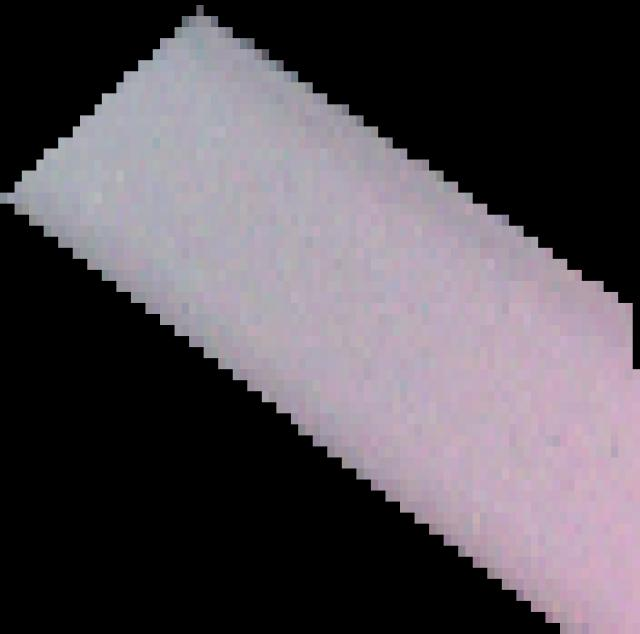
#> input picture data/test/images/20220403-082028_png.rf.5dc7b9b66c66d301bbdaa255ded769a7.jpg, 640 x 634 px, found by its file name; its folder holds only this picture in this run
$ python lane_detection.py
#> lines starting #> are read from the running program, lines starting #| are printed output that depends on the picture; after the words box and inside, x2 and y2 are one past the last pixel; in counts of white or black regions, pixels touching at a corner belong together
#> in main, image is the input picture: shape (634, 640, 3); mean B, G, R 85, 78.3, 84.6
import cv2
import numpy as np
import os

def detect_lanes(image):

    # Convert the image to grayscale
    gray = cv2.cvtColor(image, cv2.COLOR_BGR2GRAY)

    # Apply Gaussian blur to reduce noise and improve edge detection
    blurred = cv2.GaussianBlur(gray, (5, 5), 0)
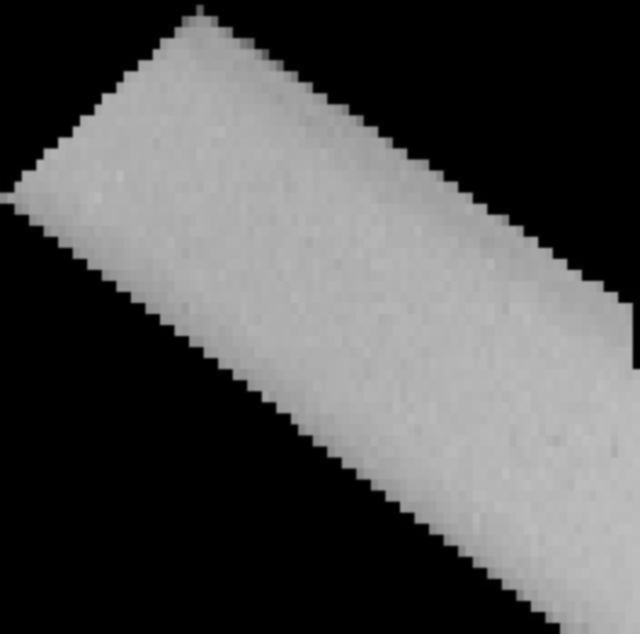
#> blurred: shape (634, 640); min 0, max 191, mean 80.9

    # Use Canny edge detection
    edges = cv2.Canny(blurred, 50, 150)
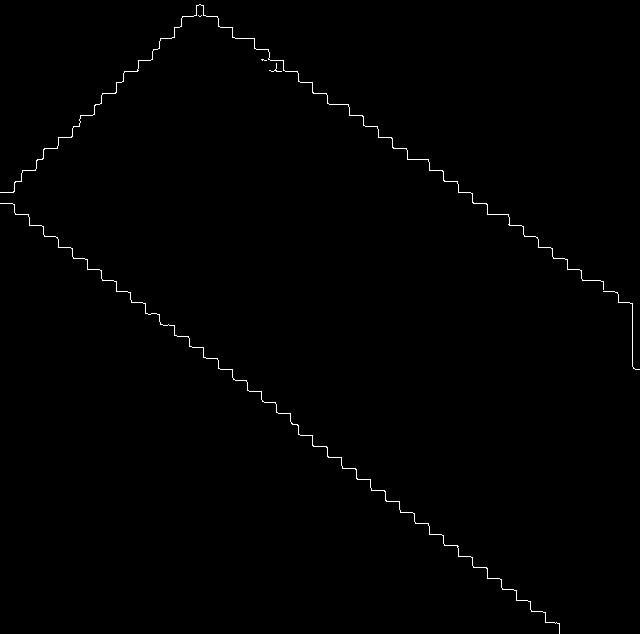
#> edges: shape (634, 640); 0.52% white in thin lines or dots

    # Define a region of interest (ROI) to focus on the lane area
    height, width = edges.shape
#> height = 634; width = 640

    # Triangle ROI for simplicity
    roi_vertices = np.array([[(0, height), (width / 2, height / 2), (width, height)]], dtype=np.int32)
#> roi_vertices = [[0, 634], [320, 317], [640, 634]]

    # Create a blank mask
    mask = np.zeros_like(edges)

    # Fill the ROI with white color (255)
    cv2.fillPoly(mask, roi_vertices, 255)
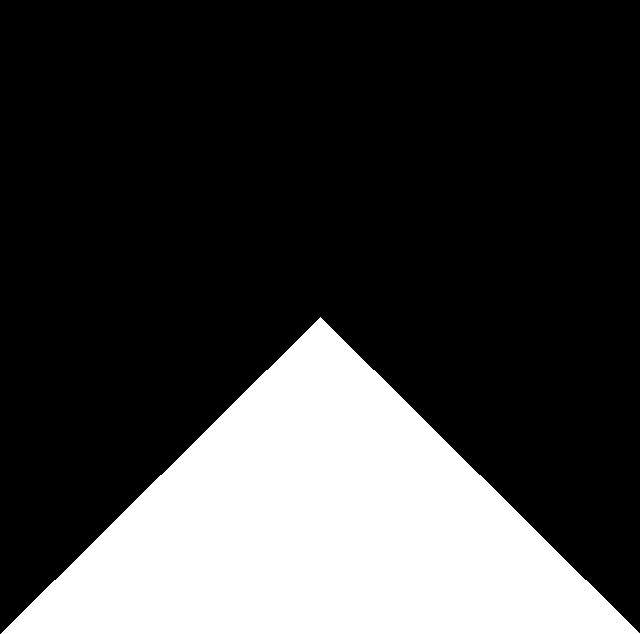
#> mask: shape (634, 640); 25% white; 1 white region, box (x1, y1, x2, y2) and area: (1, 317, 640, 634) 101443

    # Apply the mask to the edges image
    masked_edges = cv2.bitwise_and(edges, mask)
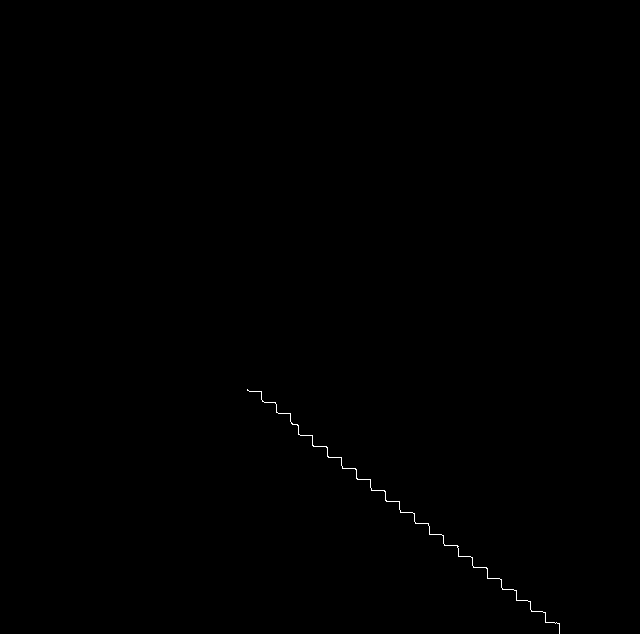
#> masked_edges: shape (634, 640); 0.13% white in thin lines or dots, all inside (x1, y1, x2, y2) = (247, 389, 560, 634)

    # Use Hough Transform to detect lines in the masked edge image
    lines = cv2.HoughLinesP(masked_edges, 1, np.pi / 180, threshold=50, minLineLength=100, maxLineGap=50)
#> lines = [[247, 389, 559, 624], [252, 391, 545, 612], [247, 390, 559, 625], [298, 434, 559, 631], [298, 433, 559, 630], [298, 430, 559, 627]]

    # Create a copy of the original image to draw the detected lanes
    lane_image = np.copy(image)

    lane_detected = False

    # Draw the detected lines on the lane image
    if lines is not None:
        lane_detected = True
        for line in lines:

            # Extract line coordinates
            x1, y1, x2, y2 = line[0]

            # Draw a green line
            cv2.line(lane_image, (x1, y1), (x2, y2), (0, 255, 0), 3)
#> this loop made 6 passes
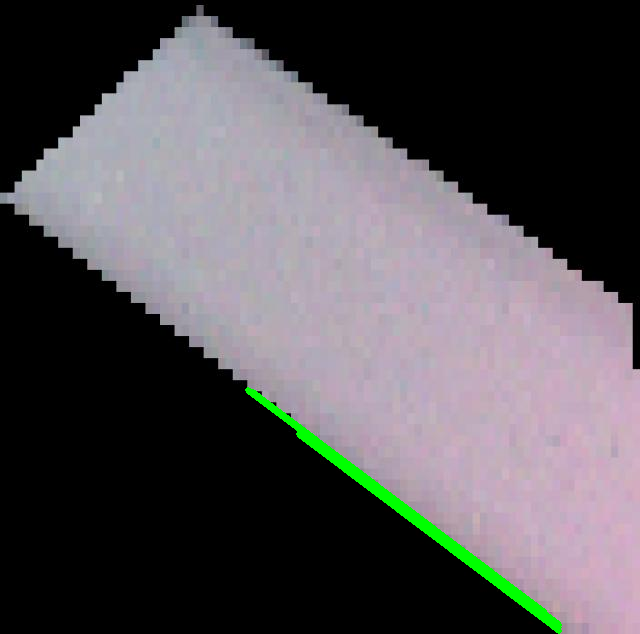
#> lane_image: shape (634, 640, 3); 1.08% of pixels changed, all inside (x1, y1, x2, y2) = (245, 387, 562, 634)

    return lane_image, lane_detected

def classify_lane_or_curve(lane_detected, image):

    # Classify the image as "Lane" if lanes are detected, otherwise as "Curve"
    if lane_detected:

        return "Lane"
    else:
        return "Curve"

def main():

    # Directory containing test images
    test_images_dir = r'C:\Users\begad\OneDrive\Term 7\Computer Vision\FInal Project\lane-traffic-sign-detection\data\test\images'  # Ensure this path is correct

    # Process each image in the test images directory
    for image_name in os.listdir(test_images_dir):
        image_path = os.path.join(test_images_dir, image_name)
        image = cv2.imread(image_path)

        if image is None:
            print(f"Failed to load image {image_path}")
            continue

        # Detect lanes in the current image
        lane_image, lane_detected = detect_lanes(image)
#> lane_detected = True

        # Classify the image as "lane" or "curve"
        lane_or_curve = classify_lane_or_curve(lane_detected, lane_image)
#> lane_or_curve = 'Lane'
        print(f"Image '{image_name}' classified as: {lane_or_curve}")
#| Image '20220403-082028_png.rf.5dc7b9b66c66d301bbdaa255ded769a7.jpg' classified as: Lane

        # Display the result
        cv2.imshow(f'{image_name} - {lane_or_curve}', lane_image)

        # Wait for a key press to move to the next image
        cv2.waitKey(0)

    cv2.destroyAllWindows()

if __name__ == "__main__":
    main()

$ run again, on data/test/images/20220403-082216_png.rf.9aabd1a597e8e5b31a777054f651b3c2.jpg
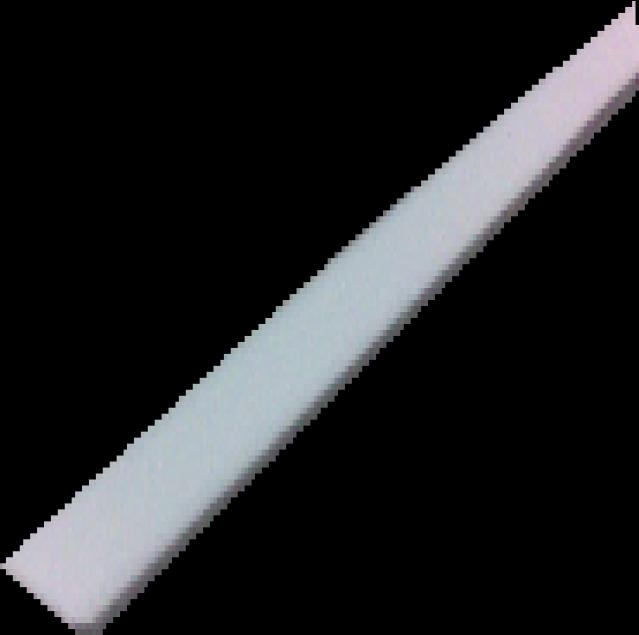
#> input picture data/test/images/20220403-082216_png.rf.9aabd1a597e8e5b31a777054f651b3c2.jpg, 639 x 635 px, found by its file name
#> in main, image is the input picture: shape (635, 639, 3); mean B, G, R 36.9, 35.2, 34.5
#> in detect_lanes, `edges = cv2.Canny(blurred, 50, 150)`:
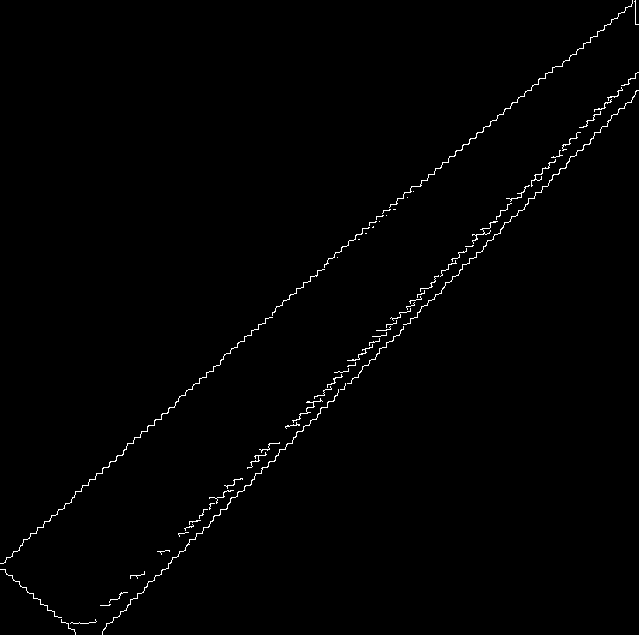
#> edges: shape (635, 639); 0.86% white in thin lines or dots
#> mask: shape (635, 639); 25% white; 1 white region, box (x1, y1, x2, y2) and area: (1, 317, 639, 635) 101602
#> masked_edges: shape (635, 639); 0.27% white in thin lines or dots, all inside (x1, y1, x2, y2) = (37, 356, 368, 635)
#> lines = [[93, 622, 358, 357], [103, 629, 367, 365], [106, 625, 366, 365], [127, 592, 355, 364], [88, 623, 352, 359], [92, 622, 358, 356], [106, 624, 365, 365], [95, 622, 359, 358], [102, 632, 358, 376]]
#> the loop in detect_lanes, `for line in lines:` made 9 passes
#> after the loop in detect_lanes, `for line in lines:`:
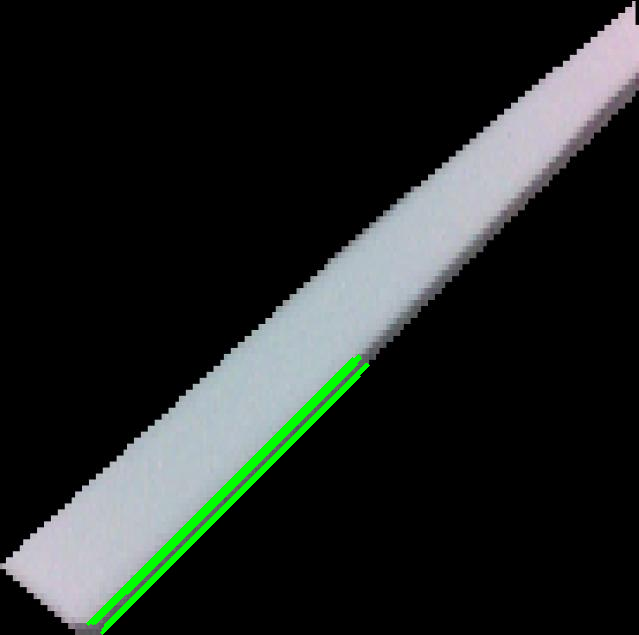
#> lane_image: shape (635, 639, 3); 1.43% of pixels changed, all inside (x1, y1, x2, y2) = (86, 354, 370, 635)
#> lane_detected = True
#> lane_or_curve = 'Lane'
#| Image '20220403-082216_png.rf.9aabd1a597e8e5b31a777054f651b3c2.jpg' classified as: Lane

$ run again, on data/test/images/20220403-082303_png.rf.8e09b81a2f25698b4557330135053a63.jpg
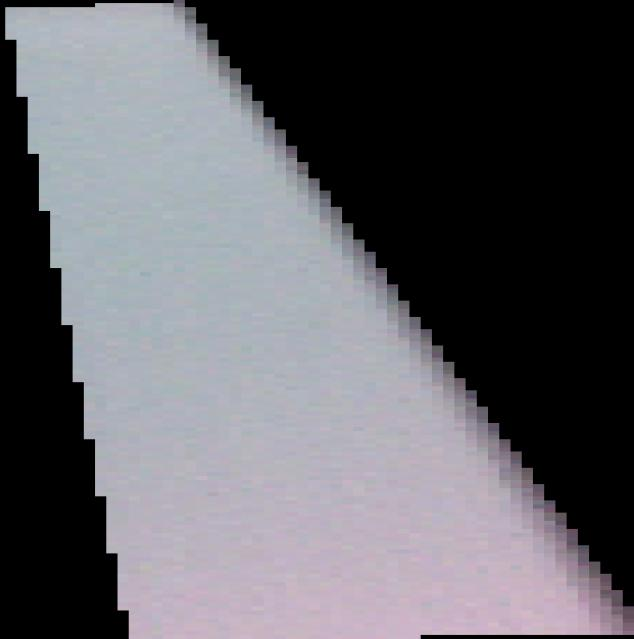
#> input picture data/test/images/20220403-082303_png.rf.8e09b81a2f25698b4557330135053a63.jpg, 634 x 639 px, found by its file name
#> in main, image is the input picture: shape (639, 634, 3); mean B, G, R 101.6, 95.8, 96.7
#> in detect_lanes, `edges = cv2.Canny(blurred, 50, 150)`:
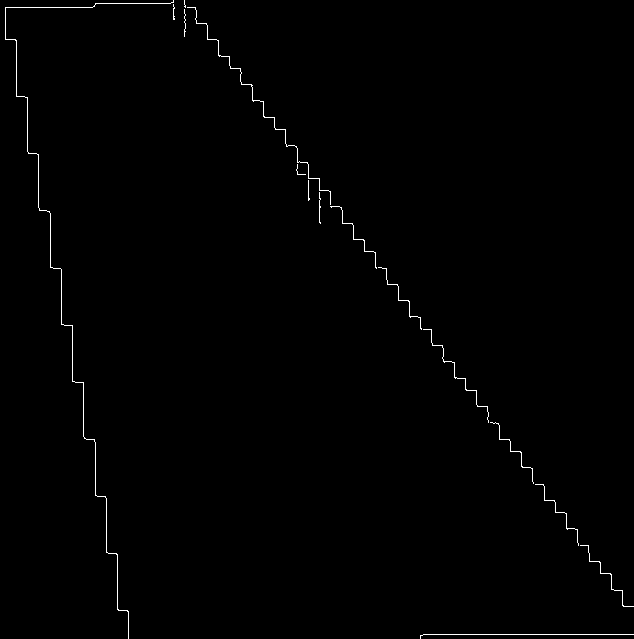
#> edges: shape (639, 634); 0.56% white in thin lines or dots
#> mask: shape (639, 634); 25.1% white; 1 white region, box (x1, y1, x2, y2) and area: (0, 319, 634, 639) 101758
#> masked_edges: shape (639, 634); 0.08% white in thin lines or dots, all inside (x1, y1, x2, y2) = (106, 531, 631, 639)
#> lines = [[423, 634, 630, 634]]
#> the loop in detect_lanes, `for line in lines:` made 1 pass
#> after the loop in detect_lanes, `for line in lines:`:
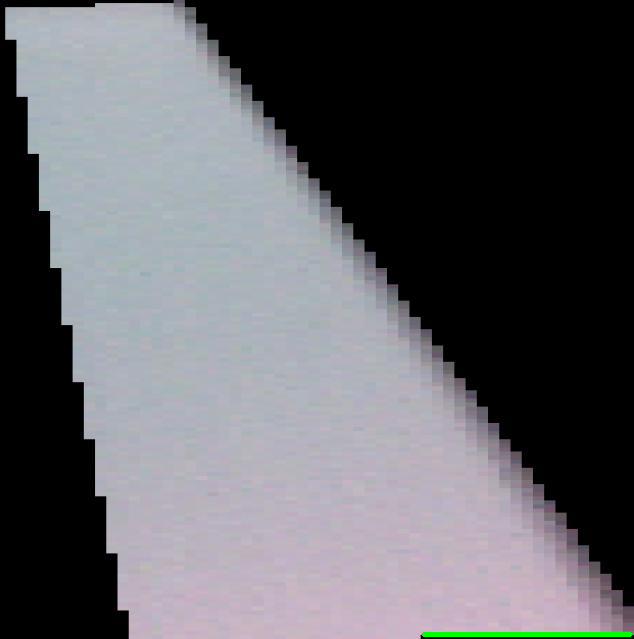
#> lane_image: shape (639, 634, 3); 0.26% of pixels changed, all inside (x1, y1, x2, y2) = (421, 632, 633, 637)
#> lane_detected = True
#> lane_or_curve = 'Lane'
#| Image '20220403-082303_png.rf.8e09b81a2f25698b4557330135053a63.jpg' classified as: Lane
